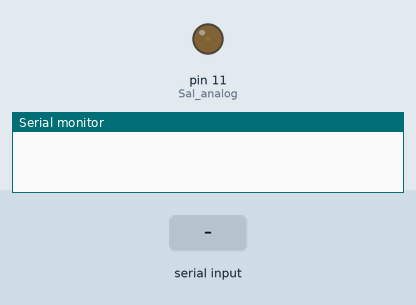
This sketch was run on a simulated Arduino Uno, built with avr-gcc and run on an emulated ATmega328P. Shown: output pins drawn as LEDs (lit = HIGH), the last lines printed to the serial monitor. Inputs (shaded band) come from the test bench.

Above: at 1.9 s.
2.0 s: "90,45\n" received over Serial
At 2.6 s:
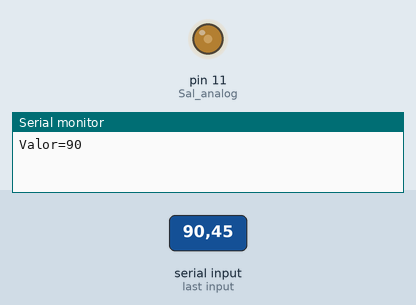
4.5 s: "30,150\n" received over Serial
At 6.5 s:
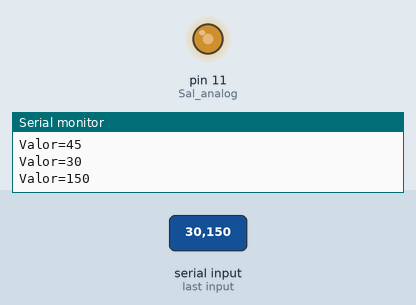
7.0 s: "200\n" received over Serial
At 7.6 s:
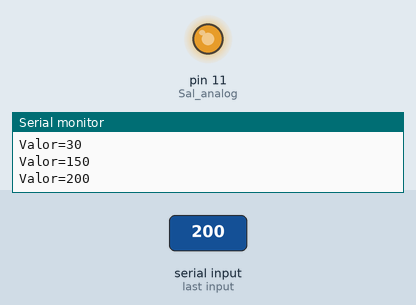
10.0 s: "90\n" received over Serial
At 12.6 s:
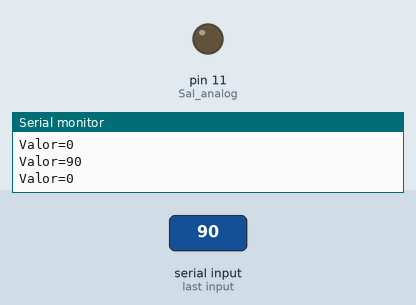
Timing chart, 0 to 14.0 s (numbered marks = the images above; inputs shaded):
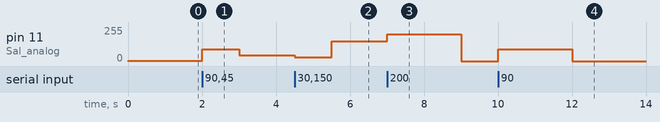

The sketch:

practica_salidaAnalogica.ino
```cpp
#define Sal_analog 11

int valor = 1;

void setup()
{
  pinMode(Sal_analog, OUTPUT);
  Serial.begin(9600);
}

void loop()
{
  analogWrite(Sal_analog, valor);
  delay(1000);
  while (!Serial.available())
  {
  }
  valor = Serial.parseInt();
  Serial.println("Valor=" + String(valor));
}
```

Measured:
- after the input at 2.0 s, pin 11 (Sal_analog): 1/255 → 90/255 at once, → 45/255 1.0 s later
- after the input at 4.5 s, pin 11 (Sal_analog): 45/255 → 30/255 at once, → 150/255 1.0 s later
- after the input at 7.0 s, pin 11 (Sal_analog): 150/255 → 200/255 at once, → 0/255 2.0 s later
- after the input at 10.0 s, pin 11 (Sal_analog): 0/255 → 90/255 at once, → 0/255 2.0 s later
